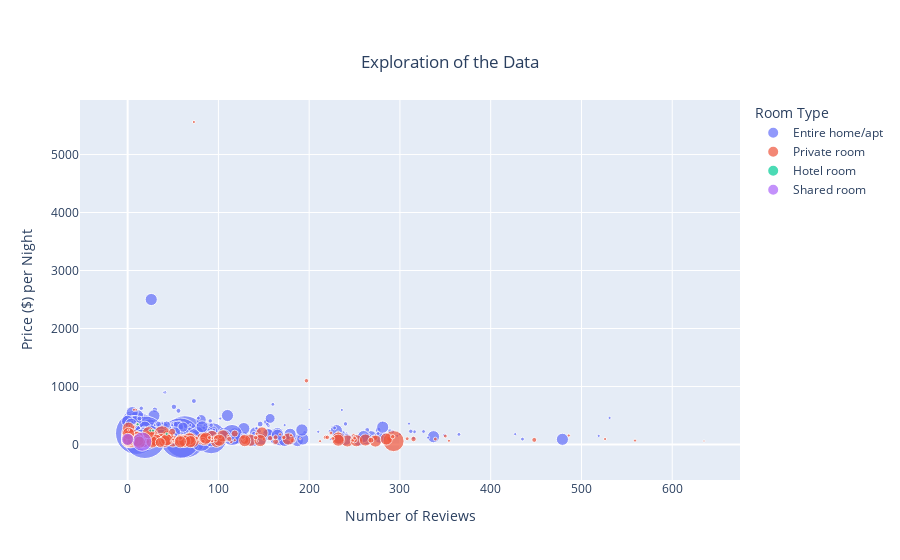

Write notebook code for a chart like this one.
### Markdown cell above
#### Scatter Plot

### Code cell
import plotly.express as px
fig = px.scatter(df, x="number_of_reviews", y="price", title="Exploration of the Data",
                    hover_data=['room_type'],color='room_type',
                    size='minimum_nights', size_max=30,
                    labels={
                     "number_of_reviews": "Number of Reviews",
                     "price": "Price ($) per Night",
                     "room_type": "Room Type"
                 },) #, color='price')

fig.update_layout(
    title={
        #'text': "Plot Title if not specified before",
        'y':0.9,
        'x':0.5,
        'xanchor': 'center',
        'yanchor': 'top'})

fig

### Figure 1 — Plotly figure (JSON) as saved in the notebook; plotly's stock layout.template omitted (floating-point values rounded to 4 significant figures; data arrays with more than 128 entries replaced by an {"elided": "..."} marker saying what was removed)
{"data": [{"customdata": {"elided": "312x1 str values"}, "hovertemplate": "Room Type=%{customdata[0]}<br>Number of Reviews=%{x}<br>Price ($) per Night=%{y}<br>minimum_nights=%{marker.size}<extra></extra>", "legendgroup": "Entire home/apt", "marker": {"color": "#636efa", "size": {"elided": "312 int values"}, "sizemode": "area", "sizeref": 0.4056, "symbol": "circle"}, "mode": "markers", "name": "Entire home/apt", "orientation": "v", "showlegend": true, "type": "scatter", "x": {"elided": "312 int values"}, "xaxis": "x", "y": {"elided": "312 int values"}, "yaxis": "y"}, {"customdata": {"elided": "182x1 str values"}, "hovertemplate": "Room Type=%{customdata[0]}<br>Number of Reviews=%{x}<br>Price ($) per Night=%{y}<br>minimum_nights=%{marker.size}<extra></extra>", "legendgroup": "Private room", "marker": {"color": "#EF553B", "size": {"elided": "182 int values"}, "sizemode": "area", "sizeref": 0.4056, "symbol": "circle"}, "mode": "markers", "name": "Private room", "orientation": "v", "showlegend": true, "type": "scatter", "x": {"elided": "182 int values"}, "xaxis": "x", "y": {"elided": "182 int values"}, "yaxis": "y"}, {"customdata": [["Hotel room"], ["Hotel room"], ["Hotel room"], ["Hotel room"]], "hovertemplate": "Room Type=%{customdata[0]}<br>Number of Reviews=%{x}<br>Price ($) per Night=%{y}<br>minimum_nights=%{marker.size}<extra></extra>", "legendgroup": "Hotel room", "marker": {"color": "#00cc96", "size": [2, 2, 2, 2], "sizemode": "area", "sizeref": 0.4056, "symbol": "circle"}, "mode": "markers", "name": "Hotel room", "orientation": "v", "showlegend": true, "type": "scatter", "x": [43, 11, 25, 28], "xaxis": "x", "y": [185, 349, 242, 242], "yaxis": "y"}, {"customdata": [["Shared room"], ["Shared room"]], "hovertemplate": "Room Type=%{customdata[0]}<br>Number of Reviews=%{x}<br>Price ($) per Night=%{y}<br>minimum_nights=%{marker.size}<extra></extra>", "legendgroup": "Shared room", "marker": {"color": "#ab63fa", "size": [75, 30], "sizemode": "area", "sizeref": 0.4056, "symbol": "circle"}, "mode": "markers", "name": "Shared room", "orientation": "v", "showlegend": true, "type": "scatter", "x": [16, 0], "xaxis": "x", "y": [50, 90], "yaxis": "y"}], "layout": {"legend": {"itemsizing": "constant", "title": {"text": "Room Type"}, "tracegroupgap": 0}, "title": {"text": "Exploration of the Data", "x": 0.5, "xanchor": "center", "y": 0.9, "yanchor": "top"}, "xaxis": {"anchor": "y", "domain": [0, 1], "title": {"text": "Number of Reviews"}}, "yaxis": {"anchor": "x", "domain": [0, 1], "title": {"text": "Price ($) per Night"}}}}
